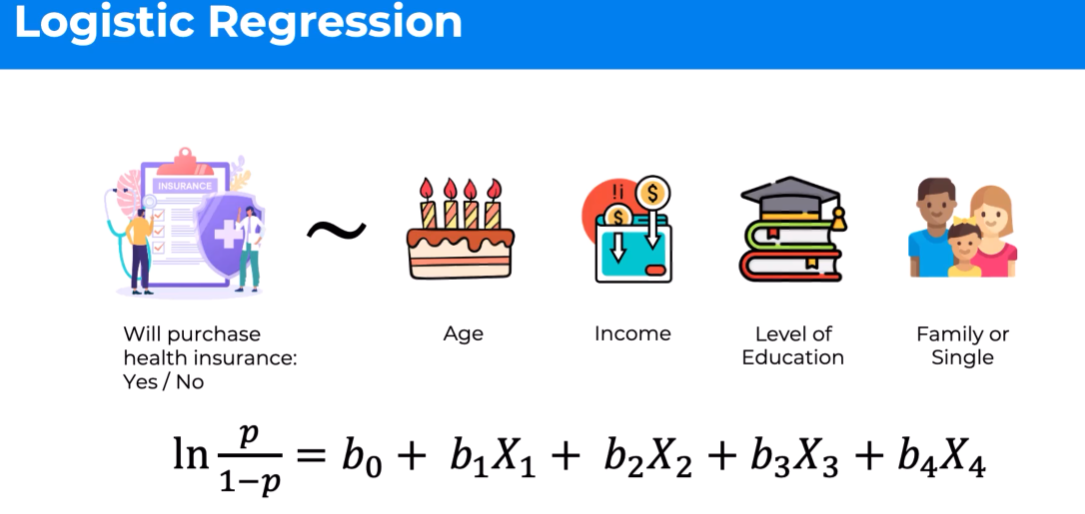
#> input picture Python/Machine Learning/Machine Learning Classification/Logistic Regression Snip.PNG, 1085 x 514 px, given in place of the camera
$ python 'Motion and Object Tracking.py'
#> lines starting #> are read from the running program, lines starting #| are printed output that depends on the picture; after the words box and inside, x2 and y2 are one past the last pixel; in counts of white or black regions, pixels touching at a corner belong together
## Motion Tracking and Object Tracking
# Filtering by Color

import cv2, numpy as np

# initiate webcam
cap = cv2.VideoCapture(0)

# define range of PURPLE color in HSV
lower_purple = np.array([125,0,0])
upper_purple = np.array([175,255,255])

while True:
  ret, frame = cap.read()
#> frame is the input picture: shape (514, 1085, 3); mean B, G, R 239.3, 225.1, 211.4

  # convert BGR to HSV
  hsv_img = cv2.cvtColor(frame, cv2.COLOR_BGR2HSV)
#> hsv_img: shape (514, 1085, 3); mean H, S, V 27.3, 41.3, 243.1

  # inRange filters an hsv image and create a mask to capture only values between lower and upper
  mask = cv2.inRange(hsv_img, lower_purple, upper_purple)
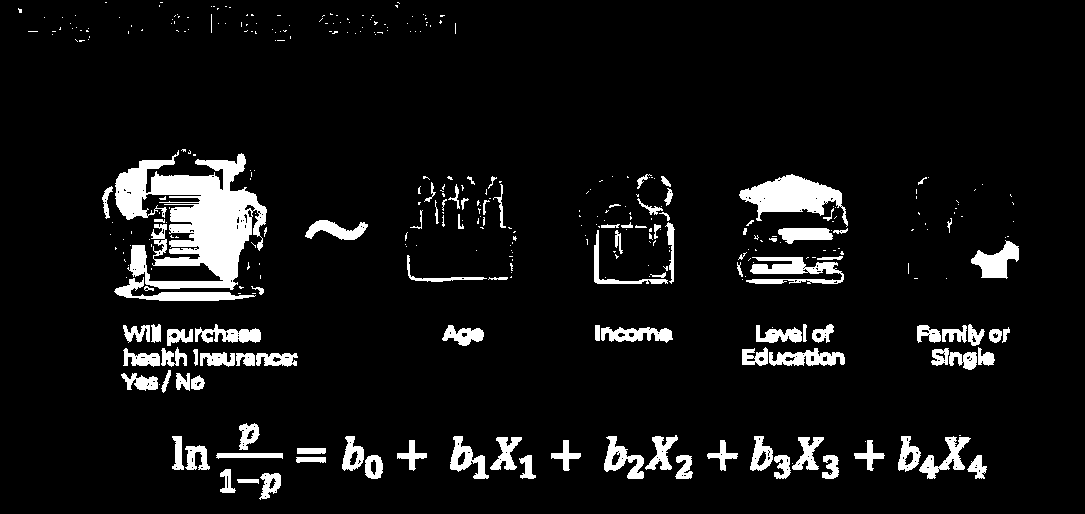
#> mask: shape (514, 1085); 7.4% white; 367 white regions (262 under 20 px), largest, box (x1, y1, x2, y2) and area: (115, 150, 267, 290) 10941, (739, 174, 848, 227) 2714, (746, 257, 844, 284) 1397

  # perform bitwise and on mask and our original frame
  res = cv2.bitwise_and(frame, frame, mask = mask)
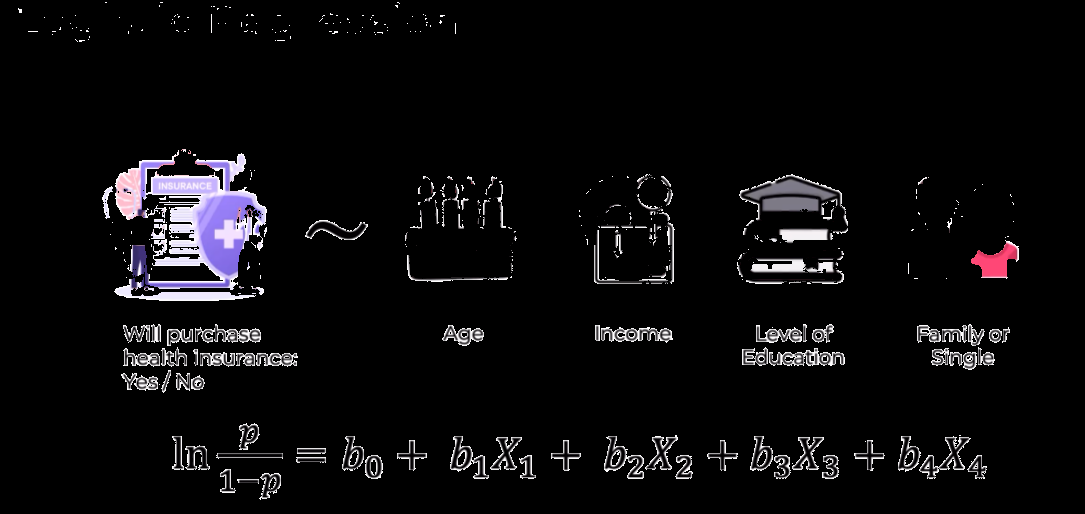
#> res: shape (514, 1085, 3); mean B, G, R 12.5, 11.2, 12

  # show all three videos and filters
#> (the run stopped early here; a loop or call above may not have finished)
